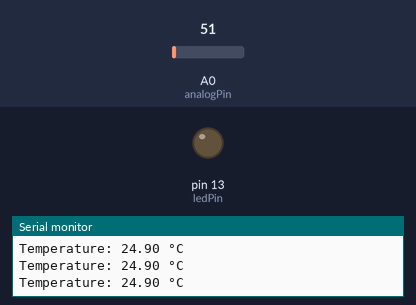
Recording of a sketch running on a simulated Arduino Uno, built with avr-gcc and run on an emulated ATmega328P. Parts: output pins drawn as LEDs (lit = HIGH), the last lines printed to the serial monitor. Dashed ring = blinking. Inputs (shaded band) come from the test bench; at power-on: A0 (analogPin) = 51.

Above: at 4.2 s.
4.3 s: A0 (analogPin) set to 15
At 5.0 s:
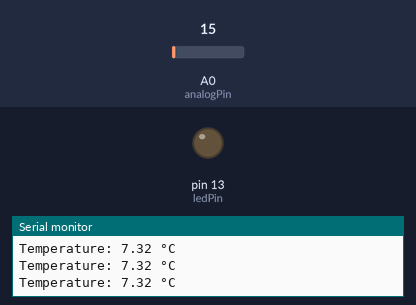
7.3 s: A0 (analogPin) set to 86
At 11.74 s:
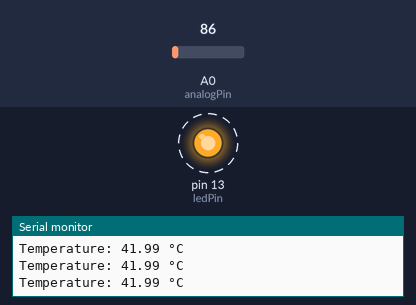
Timing chart, 0 to 14.3 s (numbered marks = the images above; inputs shaded):
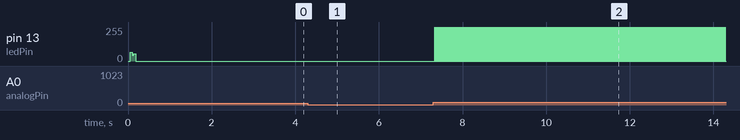

Measured:
- after the input at 4.3 s, pin 13 (ledPin): stays 0/255 (without the input it goes to 255/255 after 3.0 s)

The sketch:

LM35_ArduinoInterface_2.ino
```cpp
// LM35 Temperature Sensor interface with Arduino Uno
// Onboard LED control based on temperature readings

const int analogPin = A0;  // Analog pin for LM35 temperature sensor
const int ledPin = 13;     // Onboard LED pin

void setup() {
  pinMode(ledPin, OUTPUT);
  Serial.begin(9600);
}

void loop() {
  // Read temperature from LM35 sensor
  int sensorValue = analogRead(analogPin);

  // Convert the analog reading to temperature in degrees Celsius
  float temperatureC = (sensorValue * 5.0 / 1024.0) * 100.0;

  // Print temperature to Serial Monitor (optional)
  Serial.print("Temperature: ");
  Serial.print(temperatureC);
  Serial.println(" °C");

  // Check temperature and control onboard LED
  if (temperatureC < 30.0) {
    blinkLED(250000);  // Blink every 250 milliseconds
  } else {
    blinkLED(500000);  // Blink every 500 milliseconds
  }
}

// Function to blink the onboard LED
void blinkLED(int interval) {
  digitalWrite(ledPin, HIGH);
  delayMicroseconds(interval);
  digitalWrite(ledPin, LOW);
  delayMicroseconds(interval);
}
```
